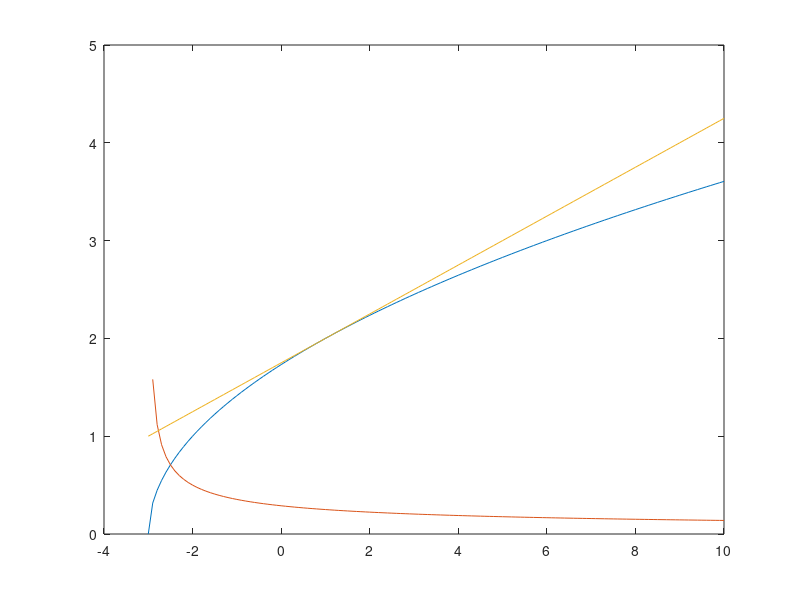

Here is the MATLAB script that generated this plot:
clear all; clc; clf;

% sqrt(x+3)
f = @(x) sqrt(x+3);
fd = @(x) 1./(2*sqrt(x+3)); 
fa = @(x) f(1) + fd(1)*(x-1);

t = -3:0.1:10;
plot(t, f(t), t, fd(t), t, fa(t))